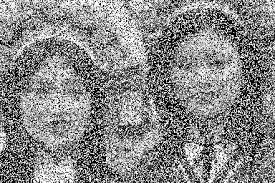
#> input picture Tut_2/Pictures/salt.jpeg, 275 x 183 px
$ python Tests.py
#> lines starting #> are read from the running program, lines starting #| are printed output that depends on the picture
import numpy as np
import matplotlib.pyplot as plt
import cv2

img_path = "./Pictures/salt.jpeg"
img = cv2.imread(img_path)
#> img is the input picture: shape (183, 275, 3); min 0, max 255, mean 136
length = 9

img = cv2.cvtColor(img, cv2.COLOR_BGR2RGB)

res1 = cv2.medianBlur(img, length)
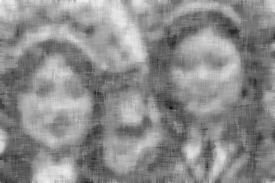
#> res1: shape (183, 275, 3); min 15, max 245, mean 139.6
res1 = cv2.cvtColor(res1, cv2.COLOR_BGR2RGB)

res2 = cv2.GaussianBlur(img, (length, length), 0)
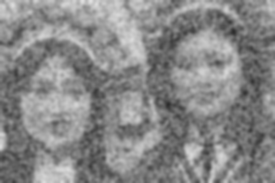
#> res2: shape (183, 275, 3); min 44, max 225, mean 136
res2 = cv2.cvtColor(res2, cv2.COLOR_BGR2RGB)

plt.subplot(131), plt.imshow(img)
plt.title("Original"), plt.xticks([]), plt.yticks([])
plt.subplot(132), plt.imshow(res1)
plt.title("Median"), plt.xticks([]), plt.yticks([])
plt.subplot(133), plt.imshow(res2)
plt.title("Gaussian"), plt.xticks([]), plt.yticks([])
plt.show()
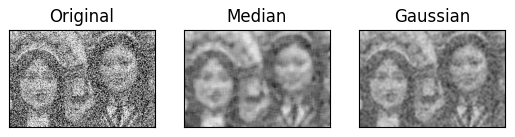
#> figure drawn by matplotlib, 3 panels

$ run again, with Tut_2/Pictures/RawPicture.jpg copied over Tut_2/Pictures/salt.jpeg
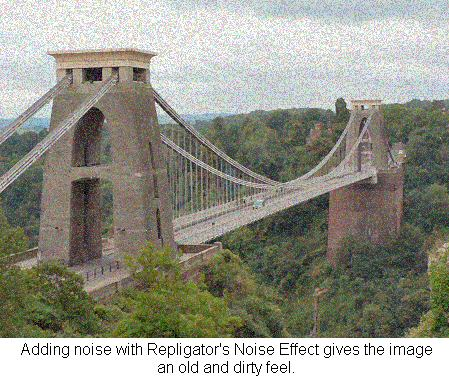
#> input picture Tut_2/Pictures/RawPicture.jpg, 449 x 379 px
#> img is the input picture: shape (379, 449, 3); mean B, G, R 136.1, 147.7, 147.5
#> `res2 = cv2.GaussianBlur(img, (length, length), 0)`:
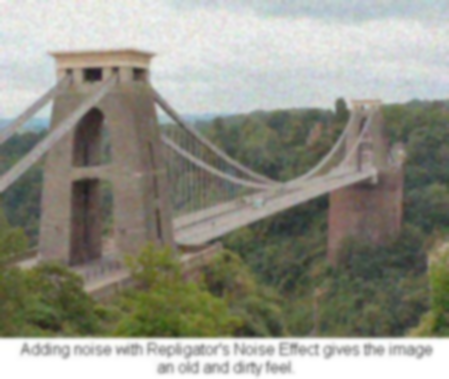
#> res2: shape (379, 449, 3); mean R, G, B 147.5, 147.7, 136.1
#> `plt.show()`:
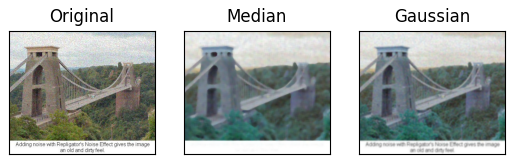
#> figure drawn by matplotlib, 3 panels; B, G, R data is drawn as R, G, B

$ run again, with Tut_2/Pictures/board.tif saved as Tut_2/Pictures/salt.jpeg
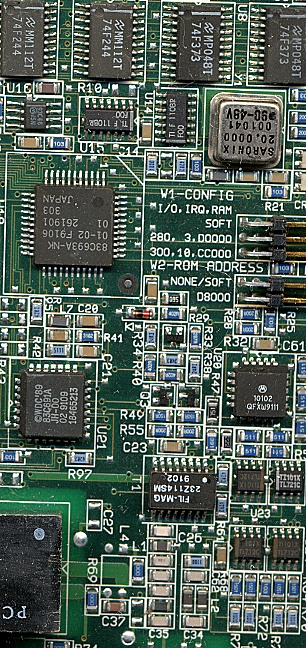
#> input picture Tut_2/Pictures/board.tif, 306 x 648 px
#> img is the input picture: shape (648, 306, 3); mean B, G, R 89.2, 98.8, 84.3
#> `res2 = cv2.GaussianBlur(img, (length, length), 0)`:
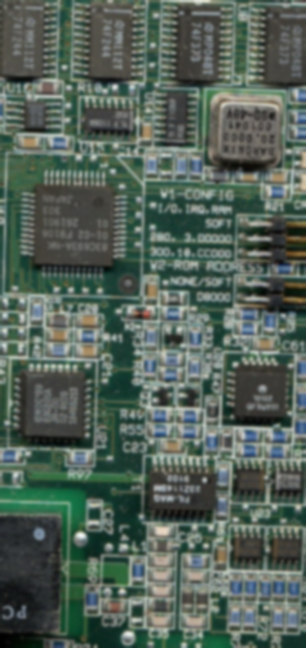
#> res2: shape (648, 306, 3); mean R, G, B 84.3, 98.7, 89.1
#> `plt.show()`:
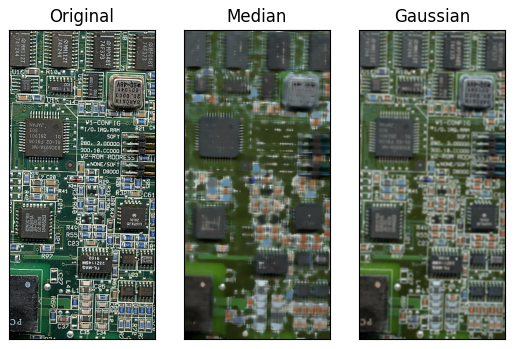
#> figure drawn by matplotlib, 3 panels; B, G, R data is drawn as R, G, B

$ run again, with Tut_2/Pictures/coloredChips.png saved as Tut_2/Pictures/salt.jpeg
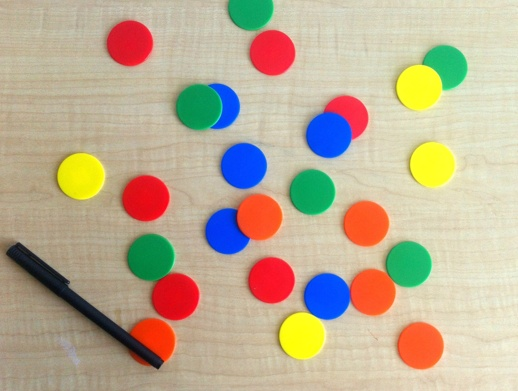
#> input picture Tut_2/Pictures/coloredChips.png, 518 x 391 px
#> img is the input picture: shape (391, 518, 3); mean B, G, R 148, 173.3, 188.3
#> `res2 = cv2.GaussianBlur(img, (length, length), 0)`:
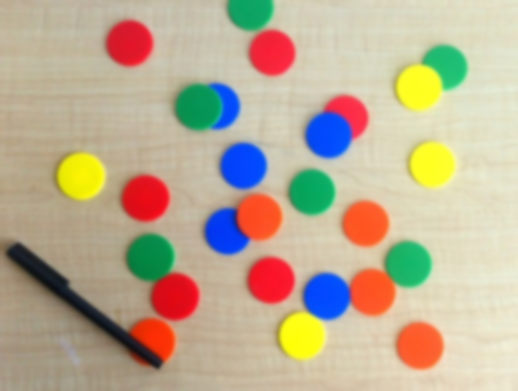
#> res2: shape (391, 518, 3); mean R, G, B 188.3, 173.3, 148
#> `plt.show()`:
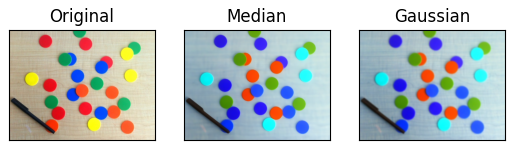
#> figure drawn by matplotlib, 3 panels; B, G, R data is drawn as R, G, B
